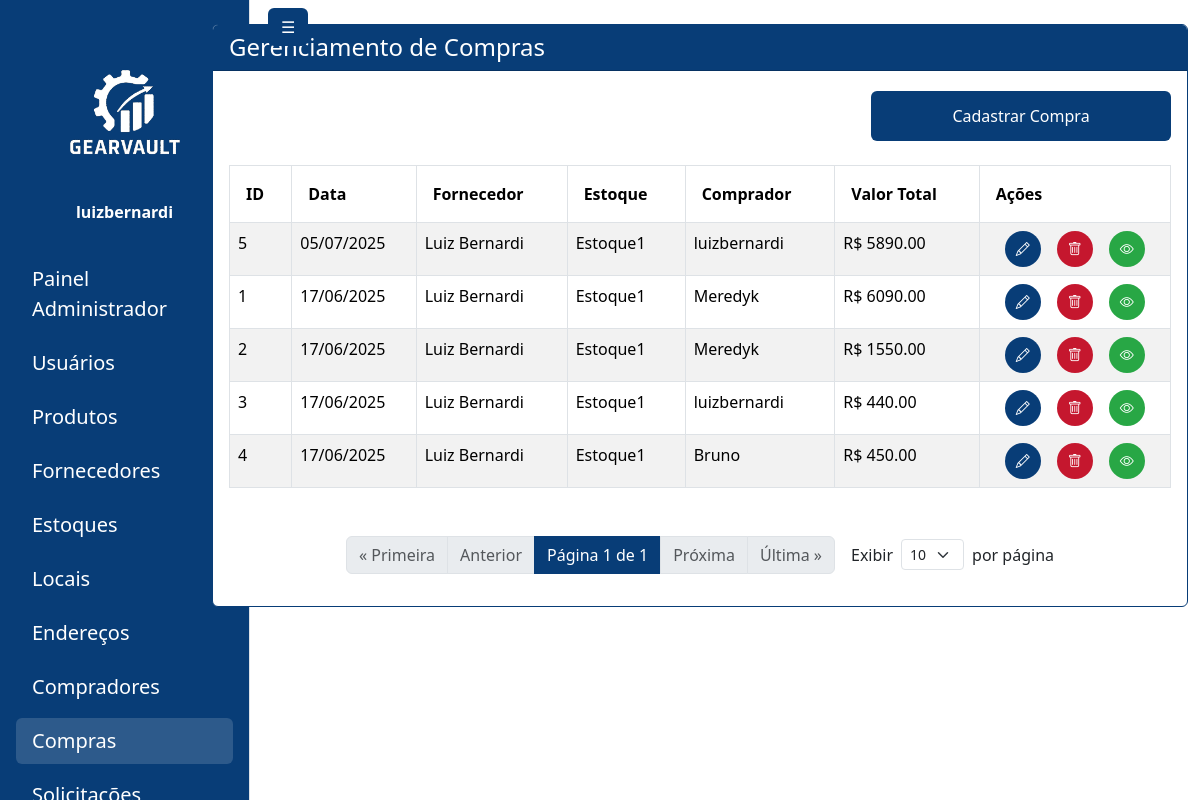
The page /administrador/compras/ (signed in) on the database its author committed.
### gearvault/models.py (models this page shows, shortened)
class Compra(models.Model):
    estoque = models.ForeignKey('Estoque', on_delete=models.PROTECT, related_name='compras')
    data = models.DateField(auto_now_add=True)
    fornecedor = models.ForeignKey(Fornecedor, on_delete=models.PROTECT)
    comprador = models.ForeignKey(Comprador, on_delete=models.PROTECT)
    invoice = models.FileField(upload_to='invoices/', blank=True, null=True)
    @property
    def valor_total(self):
        return sum(item.quantidade * item.valor_unitario for item in self.itens.all())

class Fornecedor(models.Model):
    nome = models.CharField(max_length=255)
    cnpj = models.CharField(  max_length=14, validators=[
        MinLengthValidator(14),
            MaxLengthValidator(14)
        ], blank=False, null=False)
    email = models.EmailField(blank=False, null=False)
    telefone = models.CharField(max_length=11,  validators=[
            MinLengthValidator(11),
            MaxLengthValidator(11)
        ], blank=False, null=False)
    endereco = models.ForeignKey(Endereco, on_delete=models.SET_NULL, blank=False, null=True)

class Estoque(models.Model):
    nome = models.CharField(max_length=255)
    descricao = models.TextField(blank=True, null=True)

class Comprador(models.Model):
    user = models.OneToOneField(get_user_model(), on_delete=models.CASCADE)

class ItemCompra(models.Model):
    compra = models.ForeignKey(
        Compra, on_delete=models.CASCADE, related_name='itens')
    produto = models.ForeignKey(Produto, on_delete=models.PROTECT)
    local = models.ForeignKey(LocalArmazenamento, on_delete=models.PROTECT)
    quantidade = models.PositiveIntegerField()
    valor_unitario = models.DecimalField(max_digits=10, decimal_places=2)
    class Meta:
        managed = True
        verbose_name = 'Item da Compra'
        verbose_name_plural = 'Itens da Compra'

### gearvault/views.py (the view, shortened to what this page needs)
# urls.py: path('compras/', views.admin_compra_list, name='admin_compra_list'),
@login_required
def admin_compra_list(request):
    if not request.user.is_authenticated or getattr(request.user.profile, 'role', None) != 'ADMIN':
        return redirect('login')
    per_page = int(request.GET.get('per_page', 10))
    compras = Compra.objects.select_related('estoque', 'fornecedor', 'comprador', 'comprador__user').prefetch_related('itens__produto', 'itens__local').order_by('-data')
    paginator = Paginator(compras, per_page)
    page_number = request.GET.get('page')
    compras_page = paginator.get_page(page_number)
    estoques = Estoque.objects.all()
    fornecedores = Fornecedor.objects.all()
    compradores = Comprador.objects.select_related('user').all()
    produtos = Produto.objects.all()
    locais = LocalArmazenamento.objects.select_related('estoque').all()
    context = {
        'sidebar_links': get_sidebar_links(request.user),
        'compras': compras_page,
        'estoques': estoques,
        'fornecedores': fornecedores,
        'compradores': compradores,
        'produtos': produtos,
        'locais': locais,
    }
    return render(request, 'pages/admin/compra_list.html', context)

### gearvault/views.py (called while the page is built, shortened)
def get_sidebar_links(user):
    role = getattr(user.profile, 'role', None)
    if role == 'ADMIN':
        return [
            {'url': '/administrador/painel/', 'label': 'Painel Administrador'},
            {'url': '/administrador/usuarios/', 'label': 'Usuários'},
            {'url': '/administrador/produtos/', 'label': 'Produtos'},
            {'url': '/administrador/fornecedores/', 'label': 'Fornecedores'},
            {'url': '/administrador/estoques/', 'label': 'Estoques'},
            {'url': '/administrador/locais/', 'label': 'Locais'},
            {'url': '/administrador/enderecos/', 'label': 'Endereços'},
            {'url': '/administrador/compradores/', 'label': 'Compradores'},
            {'url': '/administrador/compras/', 'label': 'Compras'},
            {'url': '/administrador/solicitacoes/',
                'label': 'Solicitações'},
        ]
    return []

### gearvault/templates/pages/admin/compra_list.html (shortened to what this page needs)
{% extends 'base.html' %}
{% load static %}
{% block content %}
<div class="container-fluid" id="main-content-panel">
  <div class="row">
    <div class="col-md-2" id="sidebar-panel">
      {% include 'sidebar.html' %}
    </div>
    <div class="col-md-10" id="painel-content">
      <div class="card mt-4 mb-4" style="border: 1px solid #083D77;">
        <div class="card-header text-white" style="background-color: #083D77;">
          <h4 class="mb-0">Gerenciamento de Compras</h4>
        </div>
        <div class="card-body">
          <div class="d-flex justify-content-end mt-1">
            <button class="btn text-white" style="width: 300px; height: 50px; background-color: #083D77;" data-bs-toggle="modal" data-bs-target="#adicionarCompraModal">
              Cadastrar Compra
            </button>
          </div>
          <table class="table table-striped table-bordered mt-4">
            <thead>
              <tr>
                <th class="py-3 px-3">ID</th>
                <th class="py-3 px-3">Data</th>
                <th class="py-3 px-3">Fornecedor</th>
                <th class="py-3 px-3">Estoque</th>
                <th class="py-3 px-3">Comprador</th>
                <th class="py-3 px-3">Valor Total</th>
                <th class="py-3 px-3">Ações</th>
              </tr>
            </thead>
            <tbody>
            {% for compra in compras %}
              <tr>
                <td class="py-2">{{ compra.id }}</td>
                <td class="py-2">{{ compra.data|date:"d/m/Y" }}</td>
                <td class="py-2">{{ compra.fornecedor.nome }}</td>
                <td class="py-2">{{ compra.estoque.nome }}</td>
                <td class="py-2">{{ compra.comprador.user.get_full_name|default:compra.comprador.user.username }}</td>
                <td class="py-2">R$ {{ compra.valor_total|floatformat:2 }}</td>
                <td class="py-2">
                <div class="d-flex gap-3 justify-content-center">
                  <button class="btn btn-sm rounded-circle d-inline-flex align-items-center text-white justify-content-center"
                    style="width: 36px; height: 36px; background-color: #083D77;"
                    data-bs-toggle="modal"
                    data-bs-target="#editarCompraModal"
                    data-compra-id="{{ compra.id }}"
                    data-estoque-id="{{ compra.estoque.id }}"
                    data-fornecedor-id="{{ compra.fornecedor.id }}"
                    data-comprador-id="{{ compra.comprador.id }}"
                    title="Editar">
                    <i class="bi bi-pencil"></i>
                  </button>
                  <button class="btn btn-sm rounded-circle d-inline-flex align-items-center justify-content-center text-white"
                    style="width: 36px; height: 36px; background-color: #c5172e;"
                    data-bs-toggle="modal"
                    data-bs-target="#excluirCompraModal"
                    data-compra-id="{{ compra.id }}"
                    data-compra-info="Compra #{{ compra.id }} - {{ compra.fornecedor.nome }}"
                    title="Excluir">
                    <i class="bi bi-trash"></i>
                  </button>
                  <button class="btn btn-sm rounded-circle d-inline-flex align-items-center justify-content-center text-white"
                    style="width: 36px; height: 36px; background-color: #28a745;"
                    data-bs-toggle="modal"
                    data-bs-target="#detalhesCompraModal"
                    data-compra-id="{{ compra.id }}"
                    title="Ver Detalhes">
                    <i class="bi bi-eye"></i>
                  </button>
                </div>
               </td>
              </tr>
            {% empty %}
              <tr><td colspan="7">Nenhuma compra encontrada.</td></tr>
            {% endfor %}
            </tbody>
          </table>
          <div class="d-flex justify-content-center align-items-center mb-3 mt-5">
            <nav aria-label="Navegação de página" class="d-flex justify-content-center mb-0">
              <ul class="pagination mb-0">
                {% if compras.number > 1 %}
                  <li class="page-item"><a class="page-link" href="?page=1{% if request.GET.per_page %}&per_page={{ request.GET.per_page }}{% endif %}">« Primeira</a></li>
                {% else %}
                  <li class="page-item disabled"><span class="page-link">« Primeira</span></li>
                {% endif %}
                {% if compras.has_previous %}
                  <li class="page-item"><a class="page-link" href="?page={{ compras.previous_page_number }}{% if request.GET.per_page %}&per_page={{ request.GET.per_page }}{% endif %}">Anterior</a></li>
                {% else %}
                  <li class="page-item disabled"><span class="page-link">Anterior</span></li>
                {% endif %}
                <li class="page-item disabled">
                  <span class="page-link text-white" style="background-color: #083D77; border-color: #083D77;">
                    Página {{ compras.number }} de {{ compras.paginator.num_pages }}
                  </span>
                </li>
                {% if compras.has_next %}
                  <li class="page-item"><a class="page-link" href="?page={{ compras.next_page_number }}{% if request.GET.per_page %}&per_page={{ request.GET.per_page }}{% endif %}">Próxima</a></li>
                {% else %}
                  <li class="page-item disabled"><span class="page-link">Próxima</span></li>
                {% endif %}
                {% if compras.number < compras.paginator.num_pages %}
                  <li class="page-item"><a class="page-link" href="?page={{ compras.paginator.num_pages }}{% if request.GET.per_page %}&per_page={{ request.GET.per_page }}{% endif %}">Última »</a></li>
                {% else %}
                  <li class="page-item disabled"><span class="page-link">Última »</span></li>
                {% endif %}
              </ul>
            </nav>
            <form method="get" class="d-flex align-items-center ms-3" style="gap: 0.5rem;">
              <label for="per_page" class="mb-0">Exibir</label>
              <select name="per_page" id="per_page" class="form-select form-select-sm w-auto" onchange="this.form.submit()">
                <option value="10" {% if compras.paginator.per_page == 10 %}selected{% endif %}>10</option>
              </select>
              <span>por página</span>
            </form>
          </div>
        </div>
      </div>
    </div>
  </div>
</div>
{% endblock %}

### templates/sidebar.html (shortened to what this page needs)
{% load static %}
<div id="sidebar" class="position-fixed top-0 start-0 vh-100 text-white d-flex flex-column pt-5 border-end" style="background-color: #083D77; width: 250px; transition: transform 0.3s ease;">
  <div class="text-center mb-4 pt-3">
    <img src="{% static 'assets/LogoGearvaultBranco.png' %}" alt="Logo GearVault" style="width: 120px;" class="mb-3" />
    <strong class="d-block">{{ user.username }}</strong>
  </div>
  <nav class="flex-grow-1">
    <ul class="nav flex-column px-3">
      {% if sidebar_links %}
        {% for link in sidebar_links %}
          <li class="nav-item mt-2">
            <a href="{{ link.url }}" class="nav-link text-white fs-5 rounded px-3 py-2 link-hover{% if request.path == link.url %} active-link{% endif %}">{{ link.label }}</a>
          </li>
        {% endfor %}
      {% else %}
        <li class="nav-item text-white px-3">Nenhum link disponível</li>
      {% endif %}
    </ul>
  </nav>
</div>
<button id="toggleSidebarBtn" type="button" class="btn position-fixed top-0" style="background-color: #083D77;
  color: white; left: 260px; z-index: 1050; transition: left 0.3s ease; margin: 0.5rem;">☰</button>

### templates/sidebar.html (style rules this page uses)
.link-hover { transition: color 0.3s ease, background-color 0.3s ease; }
.link-hover:hover, .active-link { background-color: rgba(255, 255, 255, 0.15); text-decoration: none; }

### gearvault/templates/pages/admin/compra_list.html (style rules this page uses)
#painel-content { transition: width 0.3s cubic-bezier(0.4,0,0.2,1), margin-left 0.3s cubic-bezier(0.4,0,0.2,1); }
#sidebar-panel { transition: width 0.3s cubic-bezier(0.4,0,0.2,1), display 0.3s cubic-bezier(0.4,0,0.2,1); }

### rows shown on the page
Compra: id "5", data "05/07/2025", fornecedor.nome "Luiz Bernardi", estoque.nome "Estoque1", comprador.user.get_full_name "luizbernardi", valor_total "5890.00"
Compra: id "1", data "17/06/2025", fornecedor.nome "Luiz Bernardi", estoque.nome "Estoque1", comprador.user.get_full_name "Meredyk", valor_total "6090.00"
Compra: id "2", data "17/06/2025", fornecedor.nome "Luiz Bernardi", estoque.nome "Estoque1", comprador.user.get_full_name "Meredyk", valor_total "1550.00"
Compra: id "3", data "17/06/2025", fornecedor.nome "Luiz Bernardi", estoque.nome "Estoque1", comprador.user.get_full_name "luizbernardi", valor_total "440.00"
Compra: id "4", data "17/06/2025", fornecedor.nome "Luiz Bernardi", estoque.nome "Estoque1", comprador.user.get_full_name "Bruno", valor_total "450.00"

### other values the page prints
{{ user.username }} "luizbernardi"
{{ link.label }} "Painel Administrador" "Usuários" "Produtos" "Fornecedores" "Estoques" "Locais" "Endereços" "Compradores" "Compras"
{{ compras.number }} "1"
{{ compras.paginator.num_pages }} "1"
